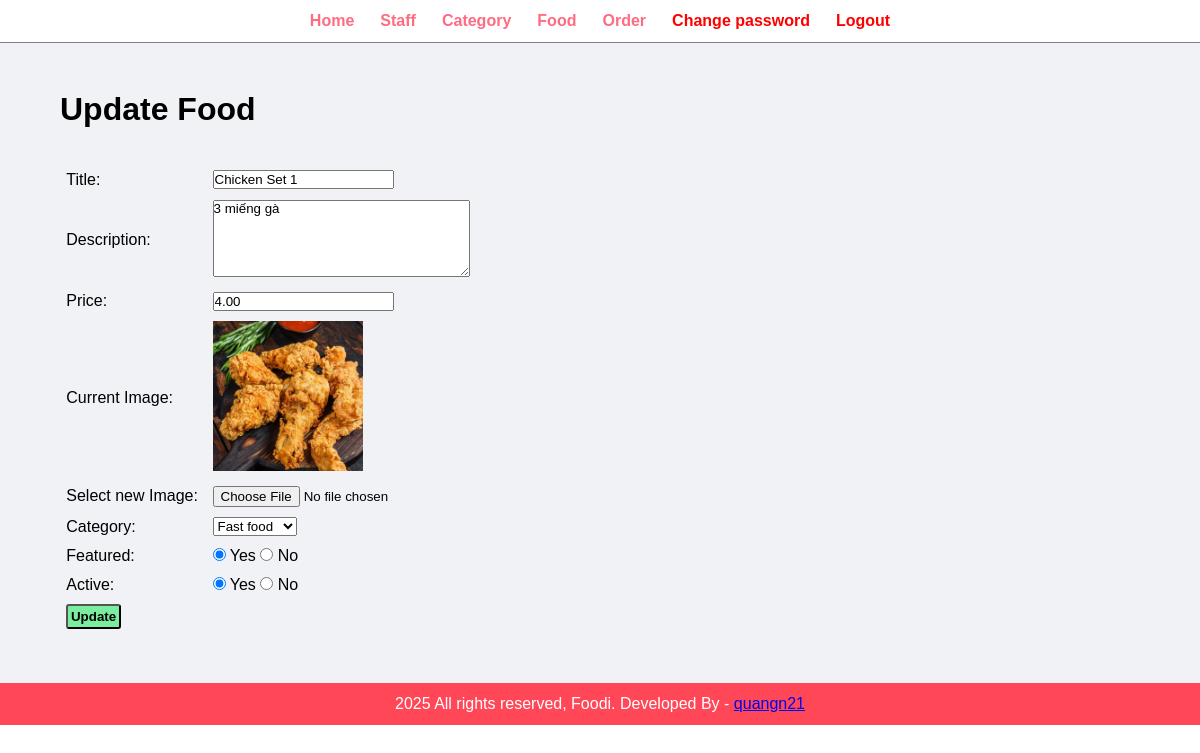
The app's page /admin/update-food.php?id=16 (signed in) with its own data.
### tables this page shows
CREATE TABLE `food` (
  `id` int(10) UNSIGNED NOT NULL,
  `title` varchar(100) DEFAULT NULL,
  `description` text DEFAULT NULL,
  `price` decimal(10,2) DEFAULT NULL,
  `image_name` varchar(255) DEFAULT NULL,
  `category_id` int(10) UNSIGNED NOT NULL,
  `featured` varchar(10) DEFAULT NULL,
  `active` varchar(10) DEFAULT NULL
);

CREATE TABLE `category` (
  `id` int(10) UNSIGNED NOT NULL,
  `title` varchar(100) DEFAULT NULL,
  `image_name` varchar(255) DEFAULT NULL,
  `featured` varchar(10) DEFAULT NULL,
  `active` varchar(10) DEFAULT NULL
);

### admin/update-food.php (the view, shortened to what this page needs)
<?php include('partials/menu.php') ?>
<?php
    if(isset($_GET['id'])){
        $id = $_GET['id'];
        $sql2 = "SELECT * FROM food WHERE id = $id";
        $res2 = mysqli_query($conn, $sql2);
        $row = mysqli_fetch_assoc($res2);
        $title = $row['title'];
        $description = $row['description'];
        $price = $row['price'];
        $current_image = $row['image_name'];
        $current_category = $row['category_id'];
        $featured = $row['featured'];
        $active = $row['active'];
    }else{
        header('location:'.SITE_URL.'admin/manage-food.php');
    }
?>
<div class = "main-content">
    <div class="wrapper">
        <h1>Update Food</h1>
        <br><br>
        <form action="" method="POST" enctype="multipart/form-data">
            <table class="tbl-30">
                <tr>
                    <td>Title:</td>
                    <td>
                        <input type="text" name="title" value="<?php echo $title ?>">
                    </td>
                </tr>
                <tr>
                    <td>Description:</td>
                    <td>
                        <textarea name="description" cols = "30" rows = "5"><?php echo $description ?></textarea>
                    </td>
                </tr>
                <tr>
                    <td>Price:</td>
                    <td>
                        <input type="number" name="price" value="<?php echo $price ?>">
                    </td>
                </tr>
                <tr>
                    <td>Current Image:</td>
                    <td>
                        <?php
                            if($current_image == ""){
                                echo "<div>Image not available</div>";
                            }else{
                                ?>
                                <img src="<?php echo SITE_URL ?>/images/food/<?php echo $current_image ?>" width="150px">
                                <?php
                            }
                        ?>
                    </td>
                </tr>
                <tr>
                    <td>Select new Image:</td>
                    <td>
                        <input type="file" name="image">
                    </td>
                </tr>
                <tr>
                    <td>Category:</td>
                    <td>
                        <select name="category">
                            <?php
                                $sql = "SELECT * FROM category WHERE active = 'Yes'";
                                $res = mysqli_query($conn, $sql);
                                $count = mysqli_num_rows($res);
                                if($count > 0){
                                    while ($row=mysqli_fetch_assoc($res)){
                                        $category_title = $row['title'];
                                        $category_id = $row['id'];
                                        ?>
                                        <option <?php if($current_category == $category_id){echo "selected";} ?> value="<?php echo $category_id ?>"><?php echo $category_title ?></option>
                                        <?php
                                    }
                                }else{
                                    echo "<option value = '0''>Category not available</option>";
                                }
                            ?>
                        </select>
                    </td>
                </tr>
                <tr>
                    <td>Featured:</td>
                    <td>
                        <input <?php if($featured == "Yes") echo "checked"; ?> type="radio" name="featured" value="Yes"> Yes
                        <input <?php if($featured == "No") echo "checked"; ?> type="radio" name="featured" value="No"> No
                    </td>
                </tr>
                <tr>
                    <td>Active:</td>
                    <td>
                        <input <?php if($active == "Yes") echo "checked"; ?> type="radio" name="active" value="Yes"> Yes
                        <input <?php if($active == "No") echo "checked"; ?> type="radio" name="active" value="No"> No
                    </td>
                </tr>
                <tr>
                    <td>
                        <input type="submit" name="submit" value="Update" class="btn-secondary">
                    </td>
                </tr>
            </table>
        </form>
    </div>
</div>
<?php include('partials/footer.php') ?>

### css/admin.css (style rules this page uses)
* { margin: 0; padding: 0; font-family: Arial, Helvetica, sans-serif; }
.wrapper { padding: 1%; width: 90%; margin: 0 auto; }
.tbl-30 { width: 40%; }
table tr td { padding: 1%; }
.btn-secondary { background-color: #7bed9f; padding: 2%; color: black; text-decoration: none; font-weight: bold; border-radius: 3px; }
.main-content { background-color: #f1f2f6; padding: 3% 0; }

### records on screen
food: title "Chicken Set 1", description "3 miếng gà", price "4.00", image_name (picture), category "Fast food", featured "☑", active "☑"
